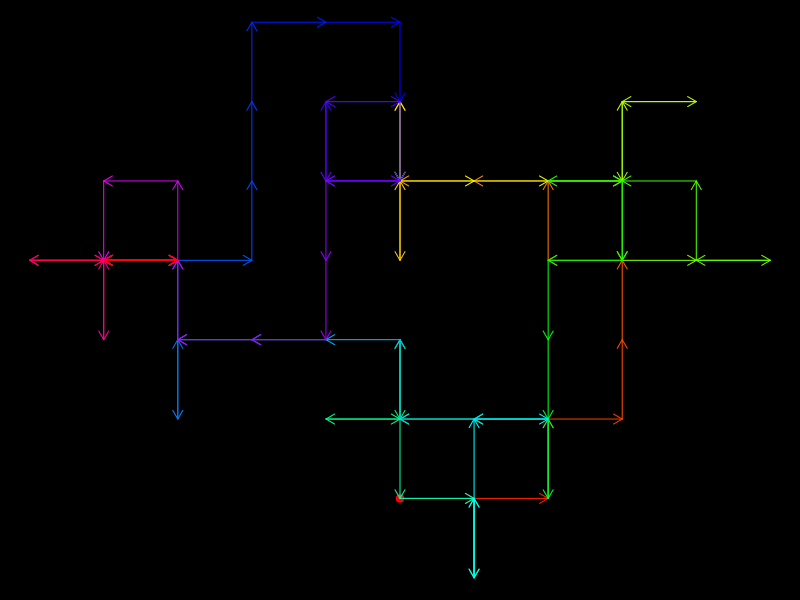

Write R code to recreate this figure.
# random walk
#origin
x = 0
y = 0

no_of_points = 100

for (i in 1:no_of_points){
  #create a random number between 1 to 4
  s = sample(1:4,1)
  if (s==1){ #left = minus 1 fro 0 from y
    x = c( x, x[length(x)] - 1)
    y = c(y, y[length(y)] + 0)
  }
  
  #similarly for right up and down
  if (s==2){# right = x+1, y +0
    x = c(x,x[length(x)]+1)
    y = c(y, y[length(y)] + 0)
  }
  
  if (s==3){ #up = y+1, x+0
    x = c(x, x[length(x)]+0)
    y = c(y, y[length(y)] + 1)
    
  }
  
  if (s==4){ #down = y-1, x+0
    x = c(x, x[length(x)]+0)
    y = c(y, y[length(y)] - 1)
  }
  
}

# black bg and remove margins
par(bg='black',mar=rep(0,4))

plot(x,y,col="orange",type='n') # make it empty

#add origin to plot
points(0,0,col='red',pch=19)

#arrows 
#a = 2:no_of_points

# add rainbow colors
clr = rainbow(no_of_points)
#arrows(x[a-1],y[a-1],x[a],y[a],col=clr)

# lets add arrows one by one

for (i in 2:no_of_points){
  # animate it
  Sys.sleep(0.15)
  
  arrows(x[i-1],y[i-1], x[i], y[i],length = 0.1, col=clr[i])
}

# and we are done
